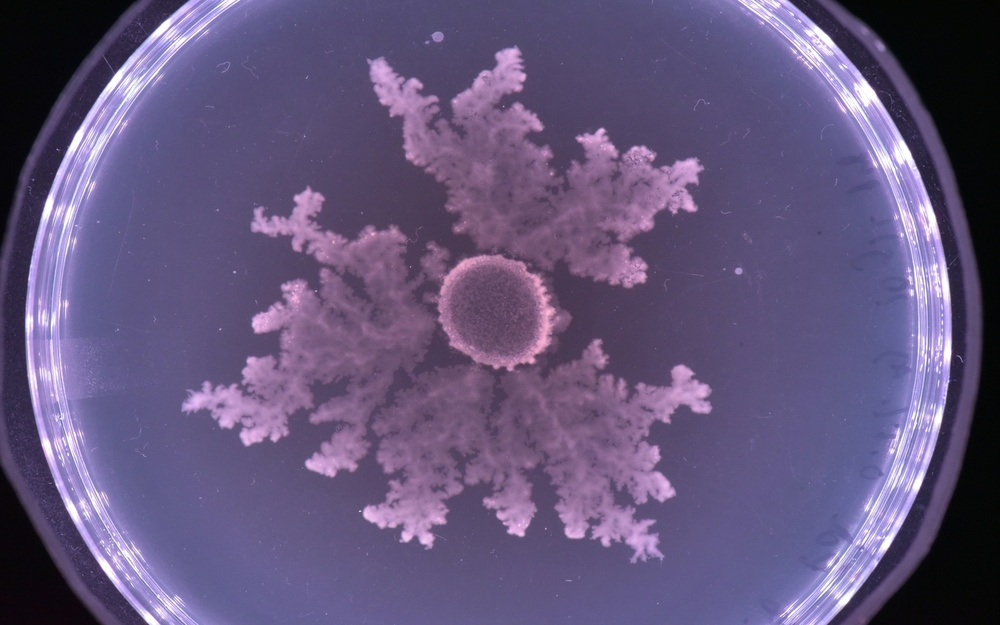
//> input picture CannyEdgeDetection/CannyEdgeDetection/bacteria.jpg, 1000 x 625 px, shrunk from 1440 x 900 before the run
$ ./CannyEdgeDetection bacteria.jpg   (built with g++ and OpenCV 4)
//> lines starting //> are read from the running program, lines starting //| are printed output that depends on the picture
#include <opencv2/highgui.hpp>
#include <opencv2/imgproc.hpp>
#include <iostream>

using namespace cv;

// The Mat class represents an n-dimensional dense numerical single-channel or multi-channel array
// It can be used to store real or complex-valued vectors and matrices, grayscale or color images, voxel volumes, etc. etc. etc.
// In this case, these Mats store the source image, the source image in grayscale, a destination output array, and the image of the detected edges
Mat src, src_gray;
Mat dst, detected_edges;

// here we establish the max bounds of the threshold variable and the lower:upper threshold of 3:1 with the ratio variable
// kernel size set to three for the sobel operations performed by the canny function
int lowThreshold = 0;
const int max_lowThreshold = 100;
const int ratio = 3;
const int kernel_size = 3;
const char* window_name = "Edge Map";

static void CannyThreshold(int, void*)
{
	blur(src_gray, detected_edges, Size(3, 3)); // blur the image with a filter of kernel size 3

	// takes (source image in grayscale, output of the detector, user threshold value, high threshold (rec 3 times low threshold), kernel size)
	Canny(detected_edges, detected_edges, lowThreshold, lowThreshold * ratio, kernel_size);

	dst = Scalar::all(0); // fills dst with zeros (completely black image)

	src.copyTo(dst, detected_edges); // maps ONLY the areas of the given image that are identified as edges onto the black background

	imshow(window_name, dst); // display results
}

int main(int argc, char** argv)
{
	// CommandLineParser parser(argc, argv, "{@input | bacteria.jpg | input image}");
	src = imread(samples::findFile("bacteria.jpg", IMREAD_COLOR));
//> src is the input picture: 625 rows x 1000 cols, CV_8UC3; mean B, G, R 124.5, 86.1, 99.7

	// if file could not be found, exit with error
	if (src.empty())
	{
		std::cout << "Could not open or find the image!\n" << std::endl;
		std::cout << "Usage: " << argv[0] << " <Input image>" << std::endl;
		return -1;
	}

	dst.create(src.size(), src.type()); // set destination as a matrix of the same type and size as src

	// convert src to grayscale, save in src_gray
	cvtColor(src, src_gray, COLOR_BGR2GRAY);
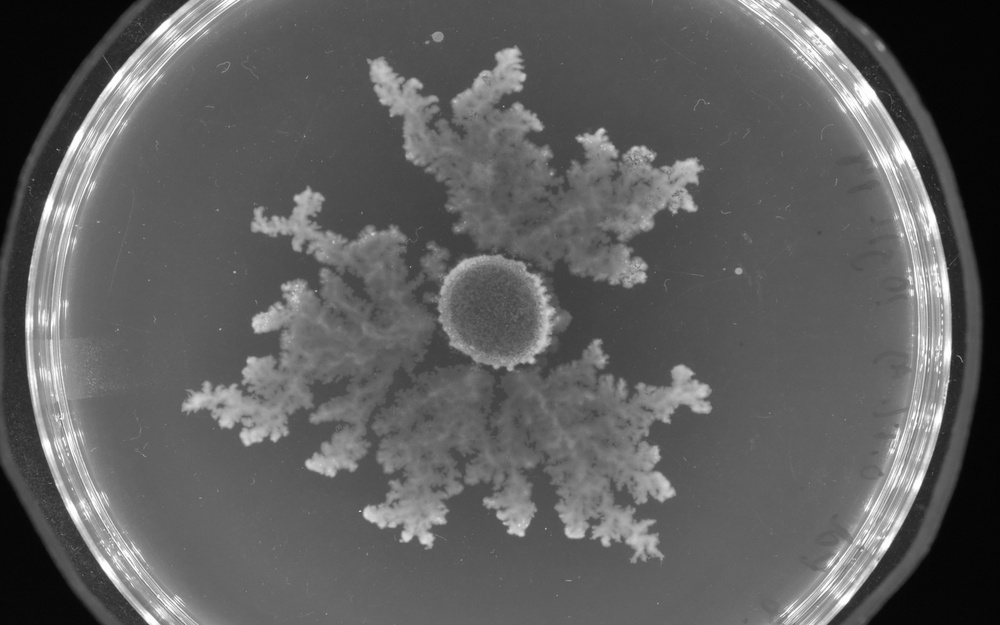
//> src_gray: 625 rows x 1000 cols, CV_8UC1; min 3, max 255, mean 94.5

	// create the window to display our results
	namedWindow(window_name, WINDOW_AUTOSIZE);

	// create a trackbar that the user can use to enter the lower threshold for the canny detector
	createTrackbar("Min Threshold: ", window_name, &lowThreshold, max_lowThreshold, CannyThreshold);

	// do some edge detection
	CannyThreshold(0, 0);
//> in CannyThreshold, `Canny(detected_edges, detected_edges, lowThreshold, lowThreshold * rat..`:
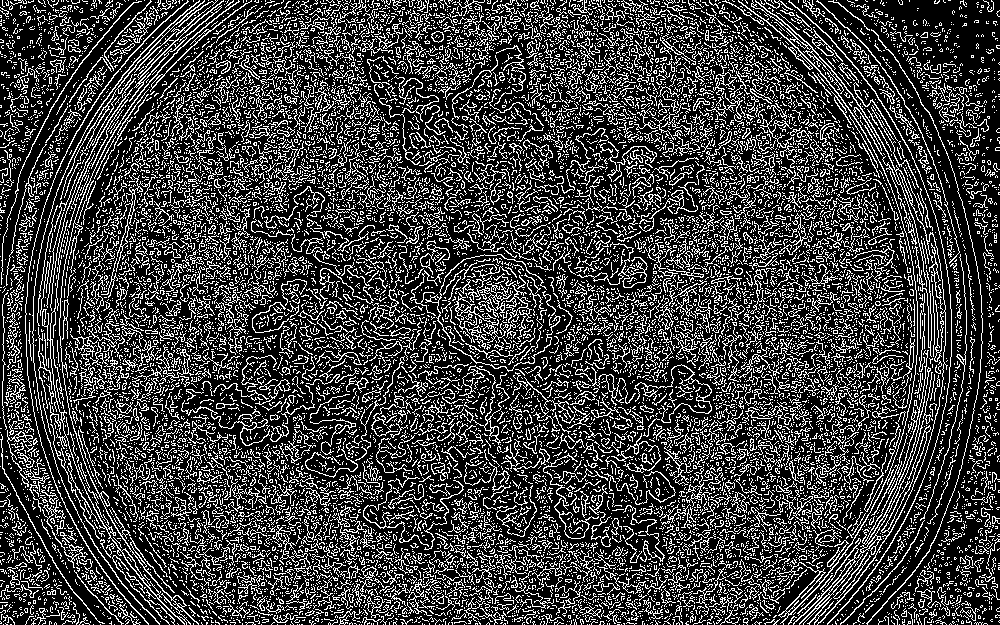
//> detected_edges: 625 rows x 1000 cols, CV_8UC1; 24.9% white in thin lines or dots
//> in CannyThreshold, `src.copyTo(dst, detected_edges);`:
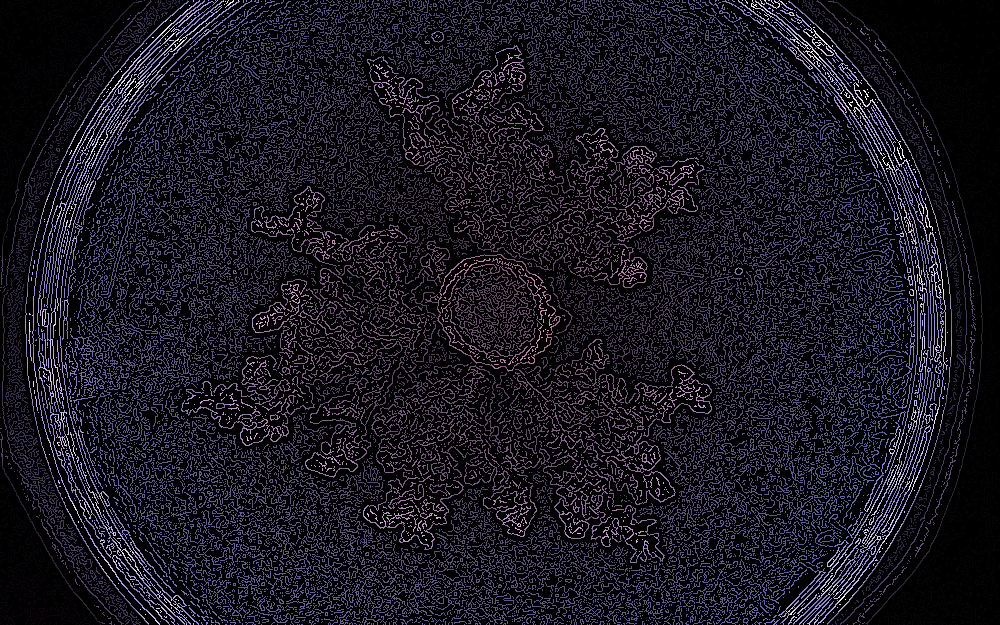
//> dst: 625 rows x 1000 cols, CV_8UC3; mean B, G, R 31.9, 22, 25.4

	// this function waits for the user to manually end the program
	waitKey(0);

	return 0;
}
